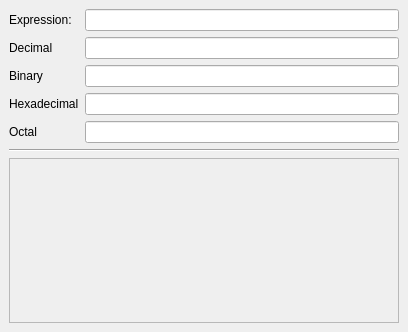
<?xml version="1.0" encoding="UTF-8"?>
<ui version="4.0">
 <class>TestAppMainWindow</class>
 <widget class="QMainWindow" name="TestAppMainWindow">
  <property name="geometry">
   <rect>
    <x>0</x>
    <y>0</y>
    <width>408</width>
    <height>332</height>
   </rect>
  </property>
  <property name="windowTitle">
   <string>MathyResurrected Test Aplication</string>
  </property>
  <widget class="QWidget" name="centralwidget">
   <layout class="QVBoxLayout" name="verticalLayout">
    <item>
     <layout class="QFormLayout" name="formLayout">
      <item row="0" column="0">
       <widget class="QLabel" name="label">
        <property name="text">
         <string>Expression:</string>
        </property>
        <property name="buddy">
         <cstring>lineEditExpression</cstring>
        </property>
       </widget>
      </item>
      <item row="0" column="1">
       <widget class="QLineEdit" name="lineEditExpression"/>
      </item>
      <item row="1" column="0">
       <widget class="QLabel" name="label_2">
        <property name="text">
         <string>Decimal</string>
        </property>
        <property name="buddy">
         <cstring>lineEditResultDec</cstring>
        </property>
       </widget>
      </item>
      <item row="1" column="1">
       <widget class="QLineEdit" name="lineEditResultDec">
        <property name="font">
         <font>
          <weight>75</weight>
          <bold>true</bold>
         </font>
        </property>
        <property name="readOnly">
         <bool>true</bool>
        </property>
       </widget>
      </item>
      <item row="2" column="0">
       <widget class="QLabel" name="label_3">
        <property name="text">
         <string>Binary</string>
        </property>
        <property name="buddy">
         <cstring>lineEditResultDec</cstring>
        </property>
       </widget>
      </item>
      <item row="2" column="1">
       <widget class="QLineEdit" name="lineEditResultBin">
        <property name="font">
         <font>
          <weight>75</weight>
          <bold>true</bold>
         </font>
        </property>
        <property name="readOnly">
         <bool>true</bool>
        </property>
       </widget>
      </item>
      <item row="3" column="0">
       <widget class="QLabel" name="label_4">
        <property name="text">
         <string>Hexadecimal</string>
        </property>
        <property name="buddy">
         <cstring>lineEditResultDec</cstring>
        </property>
       </widget>
      </item>
      <item row="3" column="1">
       <widget class="QLineEdit" name="lineEditResultHex">
        <property name="font">
         <font>
          <weight>75</weight>
          <bold>true</bold>
         </font>
        </property>
        <property name="readOnly">
         <bool>true</bool>
        </property>
       </widget>
      </item>
      <item row="4" column="0">
       <widget class="QLabel" name="label_5">
        <property name="text">
         <string>Octal</string>
        </property>
        <property name="buddy">
         <cstring>lineEditResultDec</cstring>
        </property>
       </widget>
      </item>
      <item row="4" column="1">
       <widget class="QLineEdit" name="lineEditResultOct">
        <property name="font">
         <font>
          <weight>75</weight>
          <bold>true</bold>
         </font>
        </property>
        <property name="readOnly">
         <bool>true</bool>
        </property>
       </widget>
      </item>
     </layout>
    </item>
    <item>
     <widget class="Line" name="line">
      <property name="orientation">
       <enum>Qt::Horizontal</enum>
      </property>
     </widget>
    </item>
    <item>
     <widget class="mathy_resurrected::OptionsDialog" name="frameSettings">
      <property name="sizePolicy">
       <sizepolicy hsizetype="Preferred" vsizetype="Preferred">
        <horstretch>0</horstretch>
        <verstretch>100</verstretch>
       </sizepolicy>
      </property>
      <property name="frameShape">
       <enum>QFrame::StyledPanel</enum>
      </property>
      <property name="frameShadow">
       <enum>QFrame::Raised</enum>
      </property>
     </widget>
    </item>
   </layout>
  </widget>
 </widget>
 <customwidgets>
  <customwidget>
   <class>mathy_resurrected::OptionsDialog</class>
   <extends>QFrame</extends>
   <header>OptionsDialog.h</header>
   <container>1</container>
  </customwidget>
 </customwidgets>
 <resources/>
 <connections/>
</ui>
